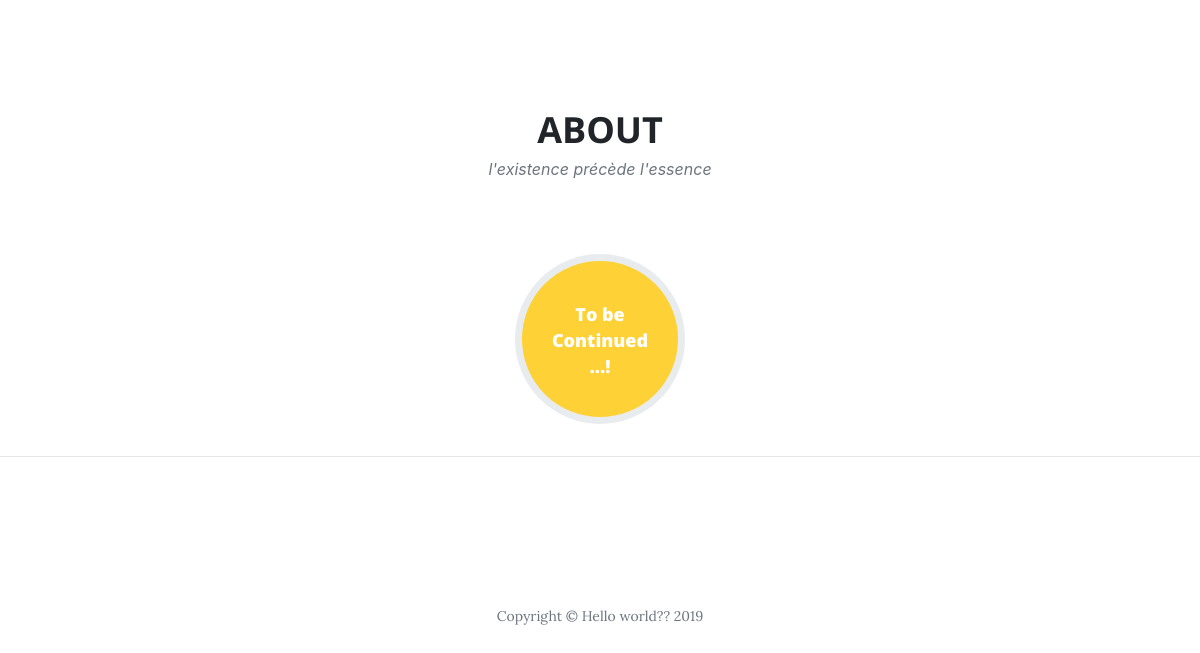
/ (lower part), run on an earlier commit of the app's database.
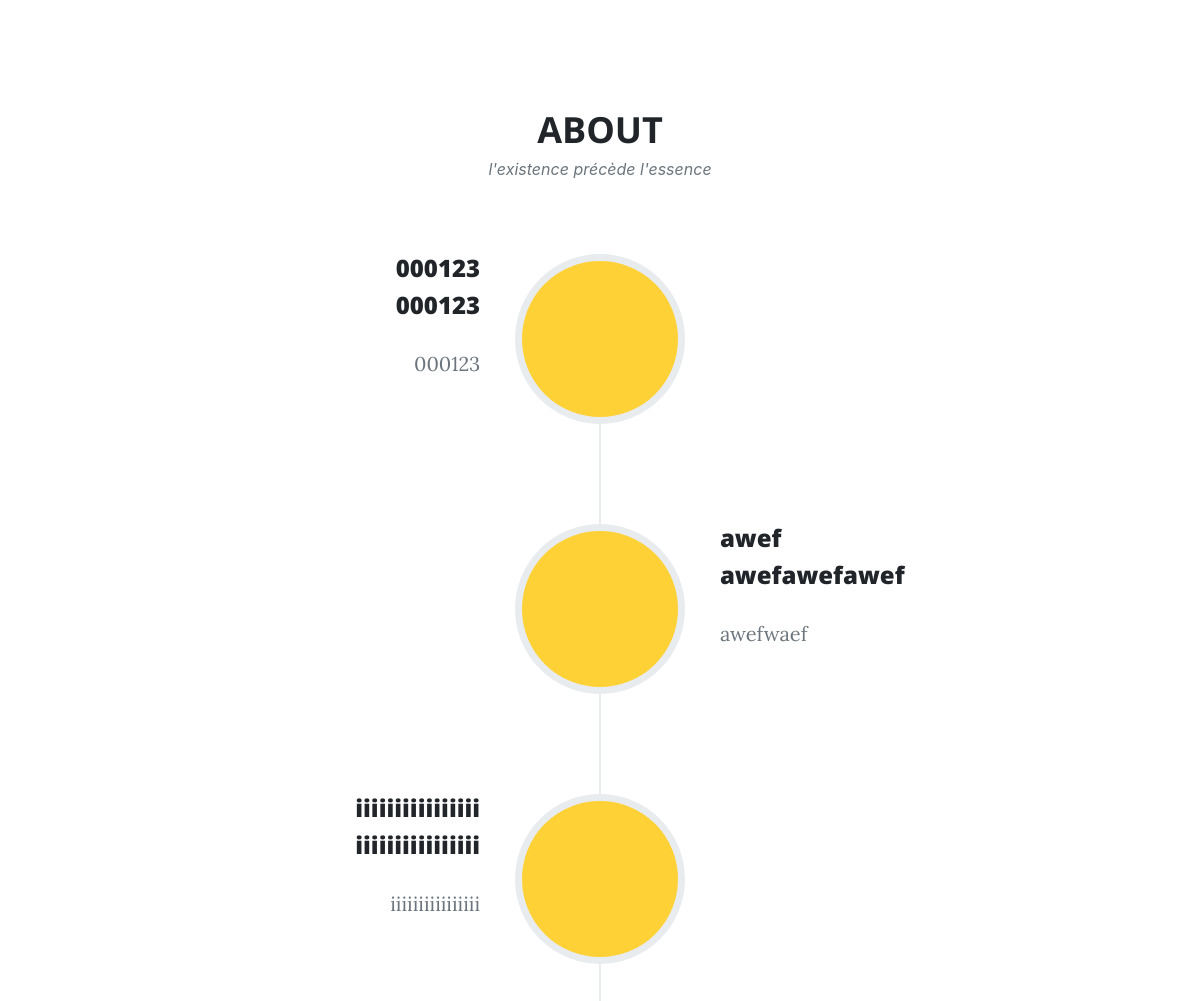
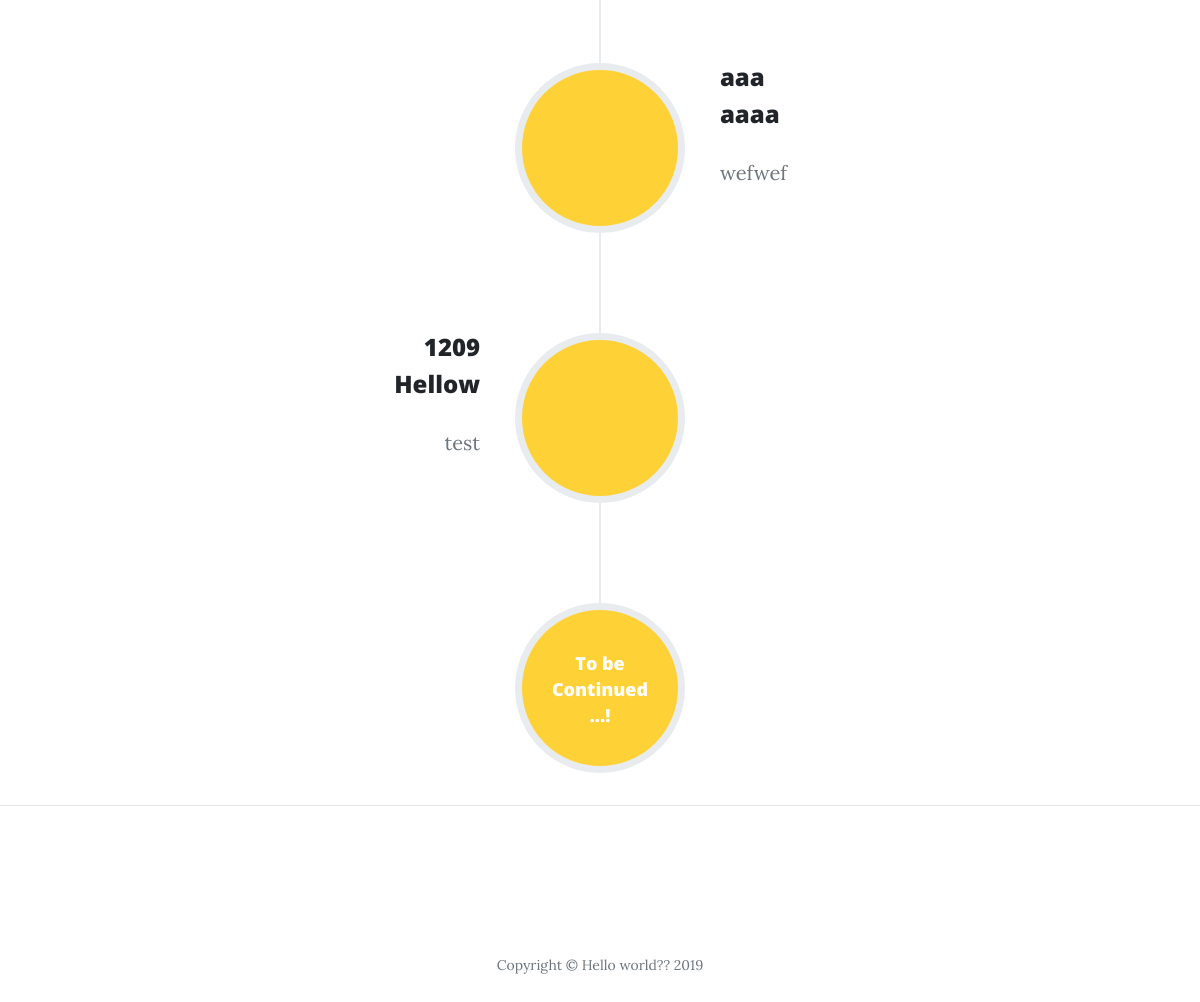
And on a later commit of the database (2 pictures, top to bottom).
### mainapp/models.py (models this page shows)
class TimeLine(models.Model):
    date = models.CharField(max_length=200)
    title = models.CharField(max_length=200)
    subtitle =  models.TextField()
    contents =  models.TextField()
    image = models.FileField(upload_to='documents/About/img/')
    cover = models.ImageField(upload_to='About/cover/',  null = True, blank = True)

### mainapp/views.py (the view)
# urls.py: path('', index, name = 'index'),
def index(request):
    timelineList = TimeLine.objects.all().order_by('subtitle')
    return render(request, 'mainapp/index.html',
        {'timelineList':timelineList
        })

### mainapp/templates/mainapp/index.html (shortened to what this page needs)
{% load staticfiles %}
<!DOCTYPE html>
<html lang="en">
<head>
  <link href='{% static "mainapp/vendor/bootstrap/css/bootstrap.min.css" %}' rel="stylesheet">
  <link href='{% static "mainapp/vendor/fontawesome-free/css/all.min.css" %}' rel="stylesheet" type="text/css">
  <link href='{% static "mainapp/css/clean-blog.css" %}' rel="stylesheet">
</head>
<body>
  <section id="about">
    <div class="container">
      <div class="row">
        <div class="col-lg-12 text-center">
          <h2 class="section-heading text-uppercase">About</h2>
          <h3 class="section-subheading text-muted">l'existence précède l'essence</h3>
        </div>
      </div>
      <div class="row">
        <div class="col-lg-12">
          <ul class="timeline">
            {% for timeline in timelineList%}
              {% if forloop.counter0|divisibleby:2 %}
                <li>
              <div class="timeline-image">
              </div>
              <div class="timeline-panel">
                <div class="timeline-heading">
                  <h4>{{timeline.date}}</h4>
                  <h4 class="subheading">{{timeline.title}}</h4>
                </div>
                <div class="timeline-body">
                  <p class="text-muted">{{timeline.contents | linebreaksbr}} </p>
                </div>
              </div>
            </li>
              {% else %}
              <li class="timeline-inverted">
              <div class="timeline-image">
              </div>
              <div class="timeline-panel">
                <div class="timeline-heading">
                  <h4>{{timeline.date}}</h4>
                  <h4 class="subheading">{{timeline.title}}</h4>
                </div>
                <div class="timeline-body">
                  <p class="text-muted">{{timeline.contents | linebreaksbr}}</p>
                </div>
              </div>
            </li>
              {% endif %}
            {% endfor %}
            <li class="timeline-inverted">
              <div class="timeline-image">
                <h4>To be
                  <br>Continued
                  <br>...!</h4>
              </div>
            </li>
          </ul>
        </div>
      </div>
    </div>
  </section>
  <hr>
  <footer>
    <div class="container">
      <div class="row">
        <div class="col-lg-8 col-md-10 mx-auto">
          <ul class="list-inline text-center">
            <li class="list-inline-item">
              <a href="https://github.com/horoyoii">
                <span class="fa-stack fa-lg">
                  <i class="fas fa-circle fa-stack-2x"></i>
                  <i class="fab fa-github fa-stack-1x fa-inverse"></i>
                </span>
              </a>
            </li>
          </ul>
          <p class="copyright text-muted">Copyright &copy; Hello world?? 2019</p>
        </div>
      </div>
    </div>
  </footer>
</body>
</html>

What changed in the data, as far as the page shows it:
added TimeLine: date "000123", title "000123", contents "000123"
added TimeLine: date "awef", title "awefawefawef", contents "awefwaef"
added TimeLine: date "iiiiiiiiiiiiiiii", title "iiiiiiiiiiiiiiii", contents "iiiiiiiiiiiiiiii"
added TimeLine: date "aaa", title "aaaa", contents "wefwef"
added TimeLine: date "1209", title "Hellow", contents "test"
